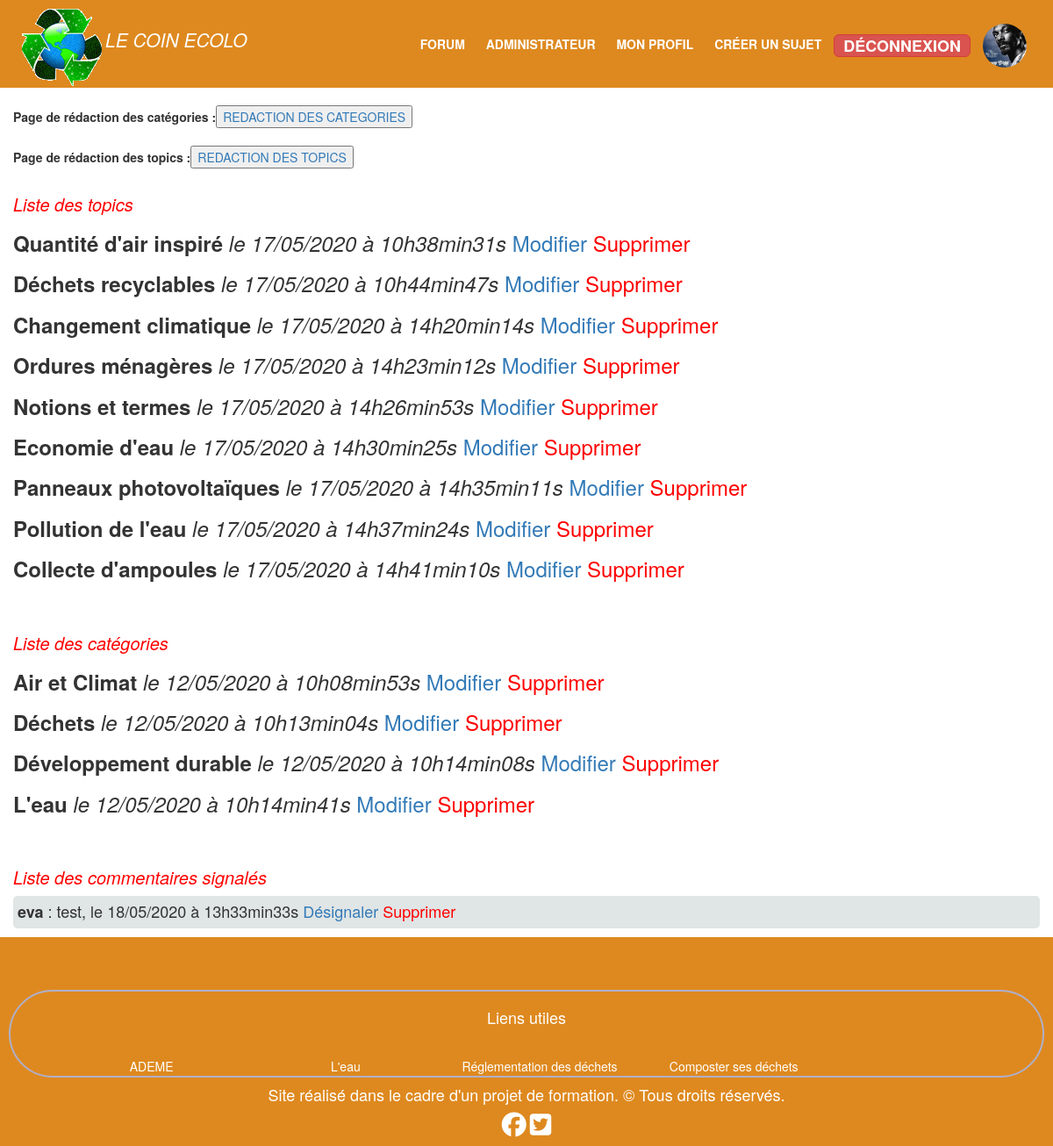
The page /index.php?action=administration (signed in) on the database its author committed.
### tables this page shows
CREATE TABLE IF NOT EXISTS `topics` (
  `topic_id` int(11) NOT NULL AUTO_INCREMENT,
  `categorie_id` int(11) NOT NULL,
  `user_id` int(11) NOT NULL,
  `title` varchar(255) NOT NULL,
  `content` text NOT NULL,
  `creation_date` datetime NOT NULL,
  PRIMARY KEY (`topic_id`),
  KEY `topics` (`categorie_id`),
  KEY `topics_ibfk_2` (`user_id`)
);

CREATE TABLE IF NOT EXISTS `categories` (
  `categorie_id` int(11) NOT NULL AUTO_INCREMENT,
  `title` varchar(255) NOT NULL,
  `creation_date` datetime NOT NULL,
  PRIMARY KEY (`categorie_id`)
);

CREATE TABLE IF NOT EXISTS `comments` (
  `comment_id` int(11) NOT NULL AUTO_INCREMENT,
  `topic_id` int(11) NOT NULL,
  `user_id` int(11) NOT NULL,
  `comment` text NOT NULL,
  `comment_date` datetime NOT NULL,
  `reported` tinyint(4) NOT NULL DEFAULT '0',
  PRIMARY KEY (`comment_id`),
  KEY `comments` (`user_id`),
  KEY `comments_ibfk_1` (`topic_id`)
);

CREATE TABLE IF NOT EXISTS `users` (
  `user_id` int(11) NOT NULL AUTO_INCREMENT,
  `pseudo` varchar(255) NOT NULL,
  `mail` varchar(255) NOT NULL,
  `pass` varchar(255) NOT NULL,
  `avatar` varchar(255) DEFAULT NULL,
  `admin` tinyint(1) NOT NULL DEFAULT '0',
  PRIMARY KEY (`user_id`)
);

### appli/controller/Control.php (called while the page is built, shortened)
<?php
class Control
{
    public function admin()
    {
        $postManager = new PostManager();
        $posts = $postManager->getTopics();
        $cats = $postManager->getCats();
        $commentManager = new CommentManager();
        $flagComments = $commentManager->adminFlagComments();
        require('view/backend/adminView.php');
    }
}

### appli/model/PostManager.php (called while the page is built, shortened)
<?php
class PostManager extends Manager
{
    public function getCats()
    {
        $db = $this->dbConnect();
        $req = $db->query('SELECT categorie_id, title, DATE_FORMAT(creation_date, \'%d/%m/%Y à %Hh%imin%ss\') AS creation_date_fr FROM categories ORDER BY creation_date');
        return $req;
    }
    public function getTopics()
    {
        $db = $this->dbConnect();
        $req = $db->query('SELECT topic_id, categorie_id, user_id, title, content, DATE_FORMAT(creation_date, \'%d/%m/%Y à %Hh%imin%ss\') AS creation_date_fr FROM topics ORDER BY creation_date');
        return $req;
    }
}

### appli/model/CommentManager.php (called while the page is built, shortened)
<?php
class CommentManager extends Manager
{
    public function adminFlagComments()
    {
        $db = $this->dbConnect();
        $comments = $db->query('SELECT users.pseudo AS author, comments.comment AS content, comment_id, reported, DATE_FORMAT(comment_date, \'%d/%m/%Y à %Hh%imin%ss\') AS comment_date_fr FROM users INNER JOIN comments ON users.user_id = comments.user_id WHERE reported = 1 ORDER BY comment_date DESC');
        return $comments;
    }
}

### view/backend/adminView.php (the view, shortened to what this page needs)
<div id="admin">
    <strong>Page de rédaction des catégories :</strong><button><a href="index.php?action=redaction">REDACTION DES CATEGORIES</a>
    </button><br><br>
    <strong>Page de rédaction des topics :</strong><button><a href="index.php?action=nouveautopic">REDACTION DES TOPICS</a>
    </button><br><br>
    <div id="flagcomment">
        <h4><em>Liste des topics</em></h4>
        <?php
        while ($data = $posts->fetch()):
        ?>
            <h3>
                <strong><?= $data['title'] ?></strong>
                <em>le <?= $data['creation_date_fr'] ?></em>
                <a href="index.php?action=modifTopic&id=<?=$data['topic_id'] ?>" title="Modifier le topic" >Modifier</a>
                <a href="index.php?action=supprimTopic&id=<?=$data['topic_id'] ?>" title="Supprimer le topic" class="supprim">Supprimer</a>
            </h3>
        <?php
        endwhile;
        ?>
        <br><br>
        <h4><em>Liste des catégories</em></h4>
        <?php
        while ($cat = $cats->fetch()):
        ?>
            <h3>
                <strong><?= $cat['title'] ?></strong>
                <em>le <?= $cat['creation_date_fr'] ?></em>
                <a href="index.php?action=modifCategorie&id=<?=$cat['categorie_id'] ?>" title="Modifier la catégorie" >Modifier</a>
                <a href="index.php?action=supprimCategorie&id=<?=$cat['categorie_id'] ?>" title="Supprimer la catégorie" class="supprim">Supprimer</a>
            </h3>
        <?php
        endwhile;
        ?>
        <br><br>
        <h4><em>Liste des commentaires signalés</em></h4>
        <?php
        while ($comment = $flagComments->fetch()):
        ?>
            <div id="postcomment"><strong><?= $comment['author']?></strong>  : <?= nl2br($comment['content']) ?>, le <?= $comment['comment_date_fr'] ?>
                <a href="index.php?action=designal&id=<?=$comment['comment_id'] ?>" title="Désignaler le commentaire">Désignaler</a>
                <a href="index.php?action=supprimeComment&id=<?=$comment['comment_id'] ?>" title="Supprimer le commentaire" class="supprim" >Supprimer</a>
            </div>
        <?php
        endwhile;
        ?>
    </div>
</div>
<?php require('view/frontend/template.php'); ?>

### css/style.css (style rules this page uses)
body { margin: 0px; padding: 0px; font-family: 'Roboto', sans-serif; background-size: cover; background-position: center; width: 100%; height: auto; }
h4 em { color: red; font-size: 20px; }
#admin { width: 100%; height: auto; padding-top: 20px; }
.supprim { color: red; }
#postcomment { width: 100%; height: 100%; background: #E0E5E5; font-size: 18px; margin-top: 5px; border-radius: 5px; padding: 5px; }

### rows shown on the page
topics: title "Quantité d'air inspiré", creation_date_fr "17/05/2020 à 10h38min31s"
topics: title "Déchets recyclables", creation_date_fr "17/05/2020 à 10h44min47s"
topics: title "Changement climatique", creation_date_fr "17/05/2020 à 14h20min14s"
topics: title "Ordures ménagères", creation_date_fr "17/05/2020 à 14h23min12s"
topics: title "Notions et termes", creation_date_fr "17/05/2020 à 14h26min53s"
topics: title "Economie d'eau", creation_date_fr "17/05/2020 à 14h30min25s"
topics: title "Panneaux photovoltaïques", creation_date_fr "17/05/2020 à 14h35min11s"
topics: title "Pollution de l'eau", creation_date_fr "17/05/2020 à 14h37min24s"
topics: title "Collecte d'ampoules", creation_date_fr "17/05/2020 à 14h41min10s"
categories: title "Air et Climat", creation_date_fr "12/05/2020 à 10h08min53s"
categories: title "Déchets", creation_date_fr "12/05/2020 à 10h13min04s"
categories: title "Développement durable", creation_date_fr "12/05/2020 à 10h14min08s"
categories: title "L'eau", creation_date_fr "12/05/2020 à 10h14min41s"
comments: user.pseudo "eva", comment "test", comment_date_fr "18/05/2020 à 13h33min33s"
